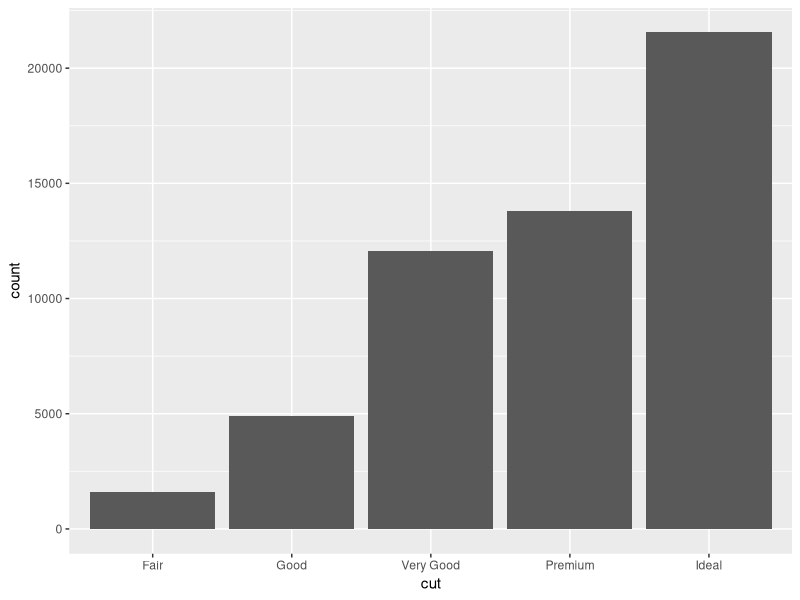
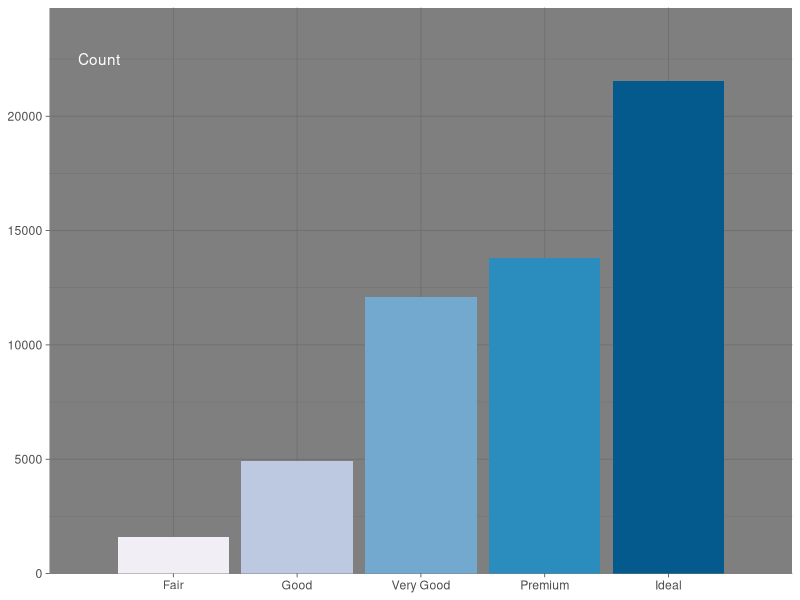
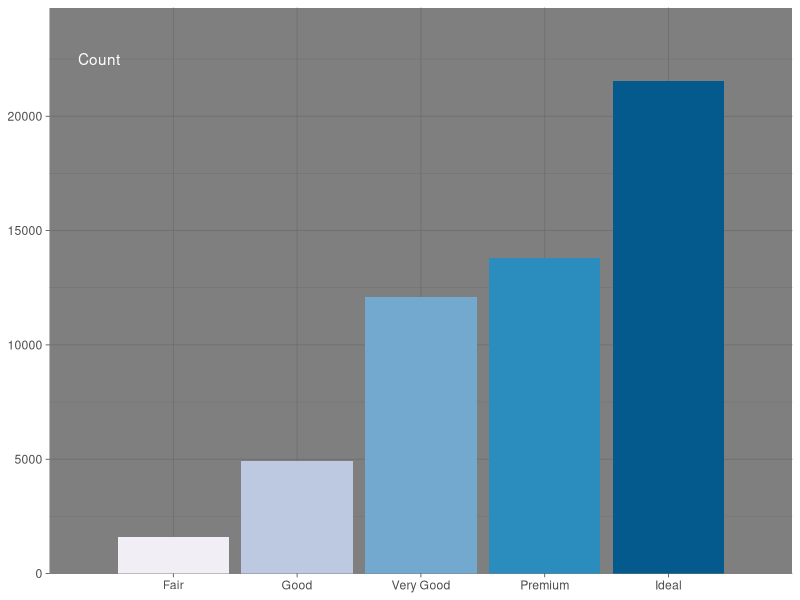
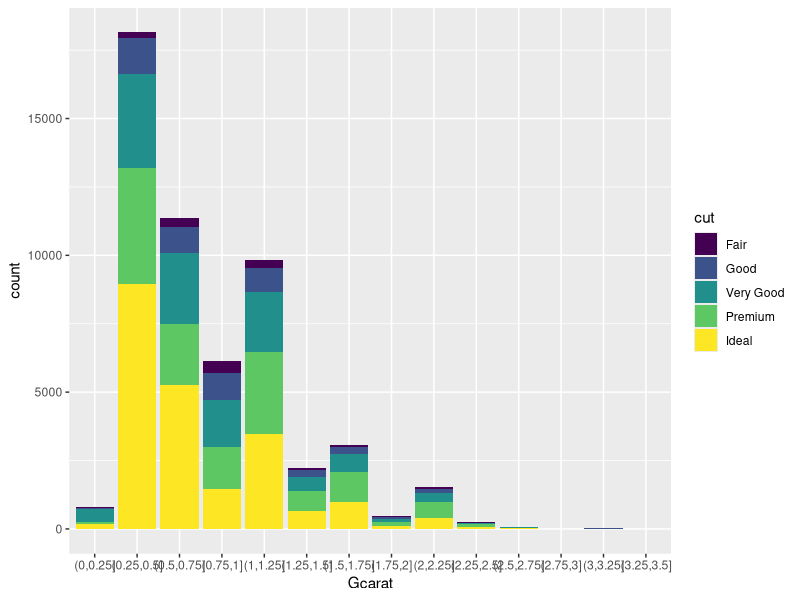
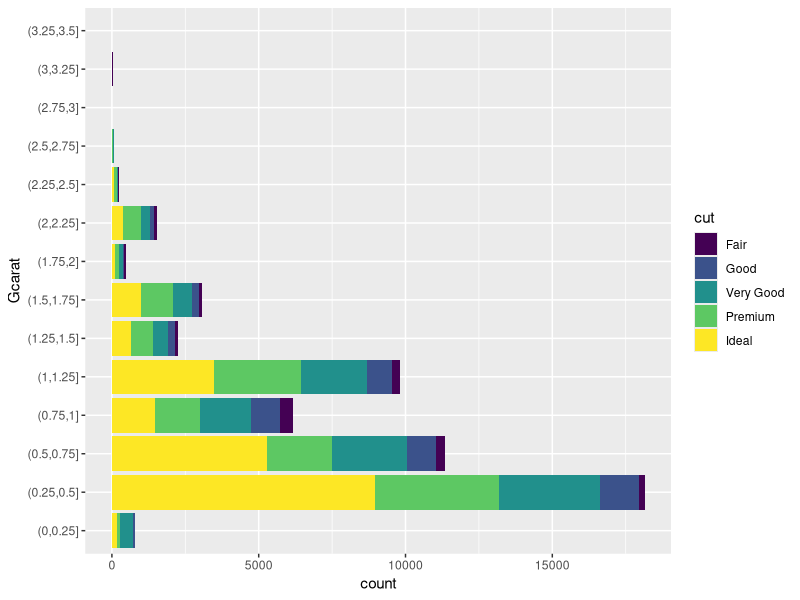
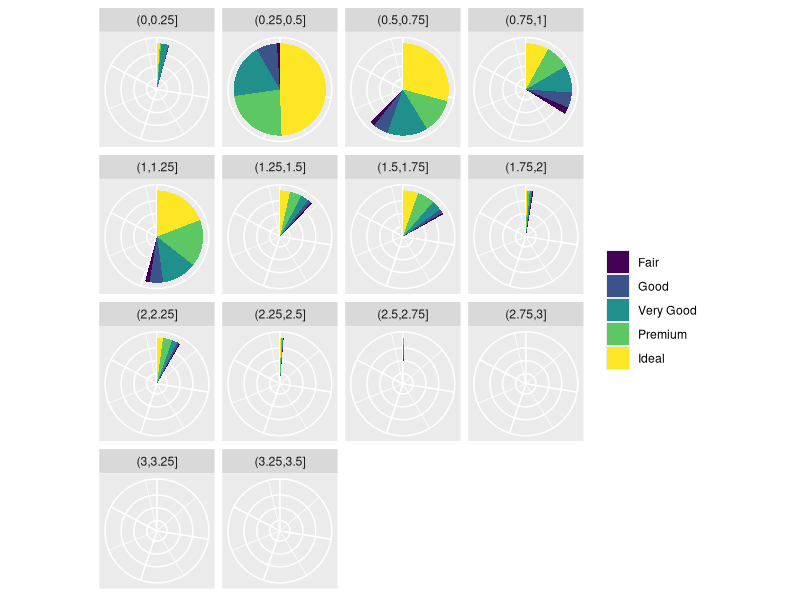
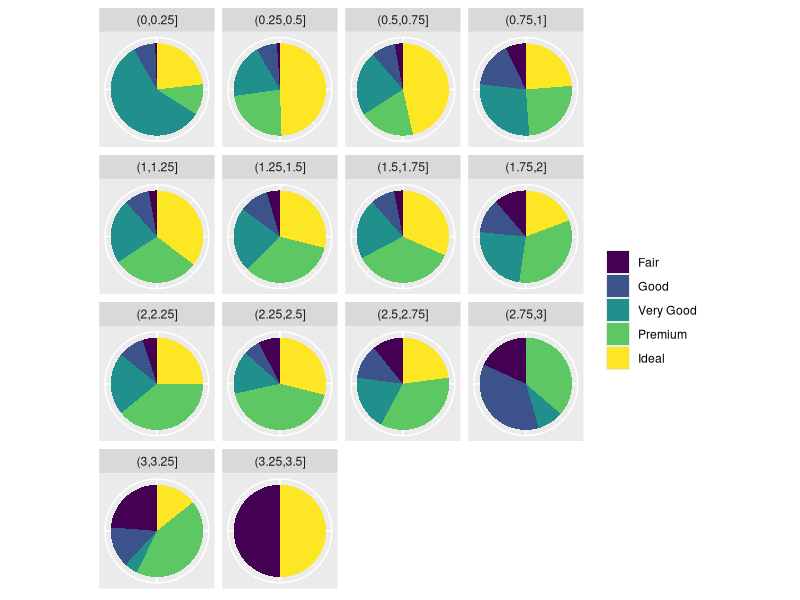
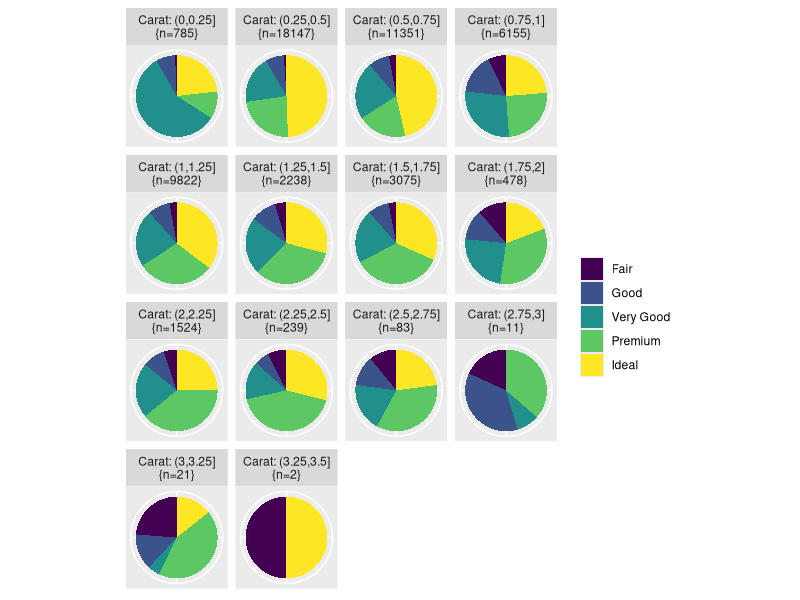

These charts were generated, in order, by the following R code:
# bar-pie-hw-comments.R
#  includes more on ...
#           axis control (finer control of expand options)
#           system timing and using summary data
#           
# 
# revised: 24oct21

library(tidyverse)
library(ggplot2)

# diamonds data frame built into ggplot2

summary(diamonds)
sum(diamonds$carat>=3.5)  # only 10 diamonds bigger than 3.5 carats

# Add new factor variable Gcarat

myDiamonds <- diamonds %>%  
  filter(carat <= 3.5) %>% 
  mutate(Gcarat = cut(carat, breaks=seq(from=0,to=3.5,by=.25)))
  
# names(myDiamonds)
# [1] "carat"   "cut"     "color"   "clarity" "depth"   "table"   "price"  
# [8] "x"       "y"       "z"       "Gcarat"

ggplot(myDiamonds, aes(x=cut)) +
  geom_bar()

# color ... seq palette since ordered levels
# no need to have legend since x-axis has the information
# REF: https://ggplot2.tidyverse.org/reference/theme.html
# expanding axes
# REF: https://ggplot2.tidyverse.org/reference/expansion.html

pRAWstart <- proc.time()   # let's also see how long this takes ...
ggplot(myDiamonds, aes(x=cut, fill=cut)) +
  geom_bar() +
  scale_fill_brewer(type="seq", palette="PuBu") +
  theme_dark() +
  scale_x_discrete(expand = expansion(add = 1)) +
  # Expand to space to left and right of data
  scale_y_continuous(expand = expansion(mult = c(0, .1))) +
  # No space below the bars but 10% above them
  theme(legend.position="none",
        axis.title.x = element_blank(),
        axis.title.y = element_blank()) +
  annotate(geom="text", x=0.4, y=22500,
           label="Count", color="white")
pRAWstop <- proc.time()
executionR <- pRAWstop - pRAWstart
executionR

#
# Suppose you didn't want to do calculations
# - calculate summary data data frame
#
myDiamondsSUM <- myDiamonds %>%
  group_by(cut) %>%
  summarize(cutSUM = n())

myDiamondsSUM

pSUMMARYstart <- proc.time()
ggplot(myDiamondsSUM, aes(x=cut, y=cutSUM, fill=cut)) +
  geom_col() +
  scale_fill_brewer(type="seq", palette="PuBu") +
  theme_dark() +
  scale_x_discrete(expand = expansion(add = 1)) +
  scale_y_continuous(expand = expansion(mult = c(0, .1))) +
  theme(legend.position="none",
        axis.title.x = element_blank(),
        axis.title.y = element_blank()) +
  annotate(geom="text", x=0.4, y=22500,
           label="Count", color="white")
pSUMMARYstop <- proc.time()
executionSum <- pSUMMARYstop - pSUMMARYstart
executionSum



#
# Pie charts - removing the NA's
#

# starting with bars ...
ggplot(filter(myDiamonds, !is.na(Gcarat)),
       aes(x=Gcarat, fill=cut)) +
  geom_bar()

ggplot(filter(myDiamonds, !is.na(Gcarat)),
       aes(x=Gcarat, fill=cut)) +
  geom_bar()+
  coord_flip()

# moving to pies

myDiamonds2way <- myDiamonds %>%
  filter(!is.na(Gcarat)) %>%
  group_by(Gcarat, cut) %>%
  summarize(count = n())

View(myDiamonds2way)

# ...
ggplot(myDiamonds2way,
       aes(x=1, y=count, fill=cut)) +
  geom_col() +
  coord_polar(theta="y") +
  facet_wrap(. ~ Gcarat) +
  theme(axis.title.x = element_blank(),        
        axis.title.y = element_blank(),        
        legend.title = element_blank(),        
        axis.ticks.y = element_blank(),        
        axis.text = element_blank())

# ... need to use position="fill" ...
ggplot(myDiamonds2way,
       aes(x=1, y=count, fill=cut)) +
  geom_col(position="fill") +
  coord_polar(theta="y") +
  facet_wrap(. ~ Gcarat) +
  theme(axis.title.x = element_blank(),        
        axis.title.y = element_blank(),        
        legend.title = element_blank(),        
        axis.ticks.y = element_blank(),        
        axis.text = element_blank())

#
# identify the sample size on the different facets
# REF: https://community.rstudio.com/t/using-strip-text-to-print-several-bits-of-information-ggplot2-facet-labller/10232/2

# get the totals and build a label
CaratSum <- myDiamonds2way %>%
  group_by(Gcarat) %>%
  summarize(Totalcount=sum(count))  %>%
  mutate(clabel = paste0("Carat: ",Gcarat,"\n{n=", Totalcount,"}"))


head(CaratSum)
head(myDiamonds2way)

myDiamonds2way <- myDiamonds2way %>%
  left_join(CaratSum) %>%
  mutate(withinGrpProp = count/Totalcount,
         amongGrpProp = count/max(CaratSum$Totalcount))

head(myDiamonds2way)


ggplot(myDiamonds2way,
       aes(x=1, y=count, fill=cut)) +
  geom_col(position="fill") +
  coord_polar(theta="y") +
  facet_wrap(. ~ clabel) +
  theme(axis.title.x = element_blank(),        
        axis.title.y = element_blank(),        
        legend.title = element_blank(),        
        axis.ticks.y = element_blank(),        
        axis.text = element_blank())

